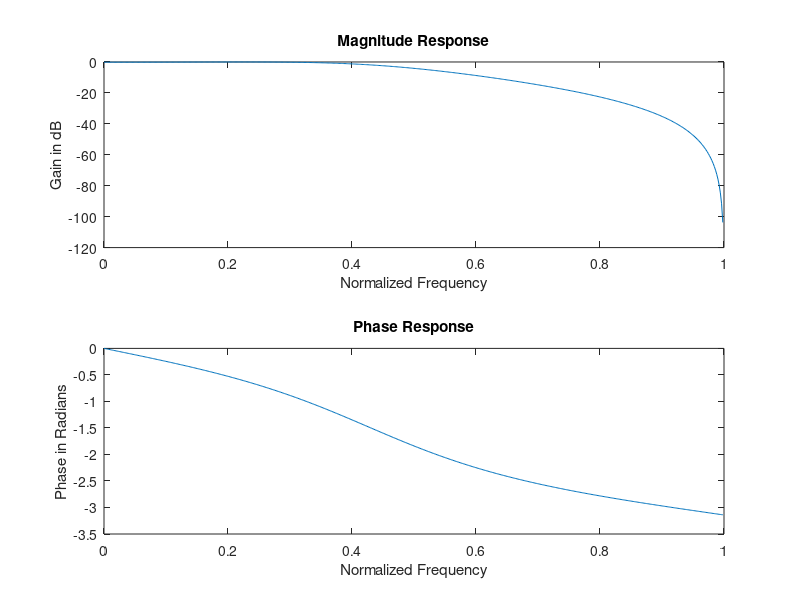

Write the MATLAB code that produced this figure.
% EXPERIMENT 21. Design of Chebyshev low pass type-1filter


clc;
clear all;
close all;

alphas = 0.9;
alphap = 0.15;

wp = 0.3*pi;
ws = 0.5*pi;

[n,wn] = cheb1ord(wp/pi,ws/pi,alphap,alphas);
[b,a] = cheby1(n,alphap,wn);
[h,w] = freqz(b,a);

subplot(2,1,1), plot(w/pi, 20*log10(abs(h)));
xlabel('Normalized Frequency');
ylabel('Gain in dB');
title('Magnitude Response');

subplot(2,1,2), plot(w/pi, angle(h));
xlabel('Normalized Frequency');
ylabel('Phase in Radians');
title('Phase Response');
